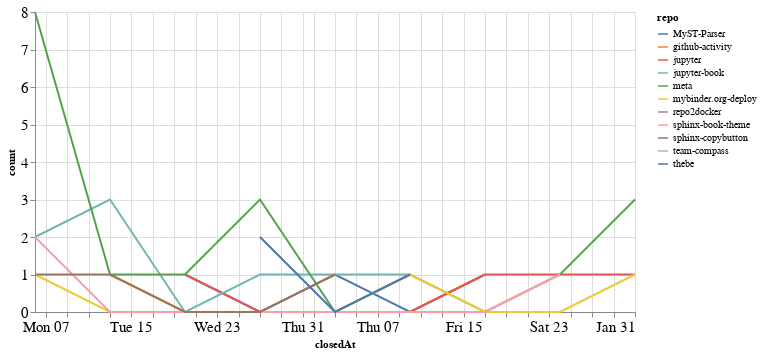

Source (notebook cell):
### Code cell
closed_by_time = closed_by.groupby('repo').resample('W', on='closedAt').count()['author'].reset_index()
closed_by_time = closed_by_time.rename(columns={'author': 'count'})

alt.Chart(closed_by_time, width=600).mark_line().encode(
    x='closedAt',
    y='count',
    color='repo',
    tooltip="repo"
)

### Figure 1 — Vega-Lite specification as saved in the notebook (floating-point values rounded to 4 significant figures)
{"config": {"axisLeft": {"labelFontSize": 15}, "axisBottom": {"labelFontSize": 15}}, "data": {"name": "data-0d72a10487166d6ecb62689320040f23"}, "mark": "line", "encoding": {"color": {"type": "nominal", "field": "repo"}, "tooltip": {"type": "nominal", "field": "repo"}, "x": {"type": "temporal", "field": "closedAt"}, "y": {"type": "quantitative", "field": "count"}}, "width": 600, "$schema": "https://vega.github.io/schema/vega-lite/v4.8.1.json", "datasets": {"data-0d72a10487166d6ecb62689320040f23": [{"repo": "MyST-Parser", "closedAt": "2020-12-20T00:00:00", "count": 1}, {"repo": "MyST-Parser", "closedAt": "2020-12-27T00:00:00", "count": 0}, {"repo": "MyST-Parser", "closedAt": "2021-01-03T00:00:00", "count": 1}, {"repo": "MyST-Parser", "closedAt": "2021-01-10T00:00:00", "count": 0}, {"repo": "MyST-Parser", "closedAt": "2021-01-17T00:00:00", "count": 1}, {"repo": "github-activity", "closedAt": "2020-12-13T00:00:00", "count": 1}, {"repo": "github-activity", "closedAt": "2020-12-20T00:00:00", "count": 0}, {"repo": "github-activity", "closedAt": "2020-12-27T00:00:00", "count": 0}, {"repo": "github-activity", "closedAt": "2021-01-03T00:00:00", "count": 0}, {"repo": "github-activity", "closedAt": "2021-01-10T00:00:00", "count": 0}, {"repo": "github-activity", "closedAt": "2021-01-17T00:00:00", "count": 1}, {"repo": "jupyter", "closedAt": "2020-12-20T00:00:00", "count": 1}, {"repo": "jupyter", "closedAt": "2020-12-27T00:00:00", "count": 0}, {"repo": "jupyter", "closedAt": "2021-01-03T00:00:00", "count": 0}, {"repo": "jupyter", "closedAt": "2021-01-10T00:00:00", "count": 0}, {"repo": "jupyter", "closedAt": "2021-01-17T00:00:00", "count": 1}, {"repo": "jupyter", "closedAt": "2021-01-24T00:00:00", "count": 1}, {"repo": "jupyter", "closedAt": "2021-01-31T00:00:00", "count": 1}, {"repo": "jupyter-book", "closedAt": "2020-12-06T00:00:00", "count": 2}, {"repo": "jupyter-book", "closedAt": "2020-12-13T00:00:00", "count": 3}, {"repo": "jupyter-book", "closedAt": "2020-12-20T00:00:00", "count": 0}, {"repo": "jupyter-book", "closedAt": "2020-12-27T00:00:00", "count": 1}, {"repo": "jupyter-book", "closedAt": "2021-01-03T00:00:00", "count": 1}, {"repo": "jupyter-book", "closedAt": "2021-01-10T00:00:00", "count": 1}, {"repo": "meta", "closedAt": "2020-12-06T00:00:00", "count": 8}, {"repo": "meta", "closedAt": "2020-12-13T00:00:00", "count": 1}, {"repo": "meta", "closedAt": "2020-12-20T00:00:00", "count": 1}, {"repo": "meta", "closedAt": "2020-12-27T00:00:00", "count": 3}, {"repo": "meta", "closedAt": "2021-01-03T00:00:00", "count": 0}, {"repo": "meta", "closedAt": "2021-01-10T00:00:00", "count": 1}, {"repo": "meta", "closedAt": "2021-01-17T00:00:00", "count": 0}, {"repo": "meta", "closedAt": "2021-01-24T00:00:00", "count": 1}, {"repo": "meta", "closedAt": "2021-01-31T00:00:00", "count": 3}, {"repo": "mybinder.org-deploy", "closedAt": "2020-12-06T00:00:00", "count": 1}, {"repo": "mybinder.org-deploy", "closedAt": "2020-12-13T00:00:00", "count": 0}, {"repo": "mybinder.org-deploy", "closedAt": "2020-12-20T00:00:00", "count": 0}, {"repo": "mybinder.org-deploy", "closedAt": "2020-12-27T00:00:00", "count": 0}, {"repo": "mybinder.org-deploy", "closedAt": "2021-01-03T00:00:00", "count": 0}, {"repo": "mybinder.org-deploy", "closedAt": "2021-01-10T00:00:00", "count": 1}, {"repo": "mybinder.org-deploy", "closedAt": "2021-01-17T00:00:00", "count": 0}, {"repo": "mybinder.org-deploy", "closedAt": "2021-01-24T00:00:00", "count": 0}, {"repo": "mybinder.org-deploy", "closedAt": "2021-01-31T00:00:00", "count": 1}, {"repo": "repo2docker", "closedAt": "2021-01-24T00:00:00", "count": 1}, {"repo": "sphinx-book-theme", "closedAt": "2020-12-06T00:00:00", "count": 2}, {"repo": "sphinx-book-theme", "closedAt": "2020-12-13T00:00:00", "count": 0}, {"repo": "sphinx-book-theme", "closedAt": "2020-12-20T00:00:00", "count": 0}, {"repo": "sphinx-book-theme", "closedAt": "2020-12-27T00:00:00", "count": 0}, {"repo": "sphinx-book-theme", "closedAt": "2021-01-03T00:00:00", "count": 0}, {"repo": "sphinx-book-theme", "closedAt": "2021-01-10T00:00:00", "count": 0}, {"repo": "sphinx-book-theme", "closedAt": "2021-01-17T00:00:00", "count": 0}, {"repo": "sphinx-book-theme", "closedAt": "2021-01-24T00:00:00", "count": 1}, {"repo": "sphinx-copybutton", "closedAt": "2020-12-06T00:00:00", "count": 1}, {"repo": "sphinx-copybutton", "closedAt": "2020-12-13T00:00:00", "count": 1}, {"repo": "sphinx-copybutton", "closedAt": "2020-12-20T00:00:00", "count": 0}, {"repo": "sphinx-copybutton", "closedAt": "2020-12-27T00:00:00", "count": 0}, {"repo": "sphinx-copybutton", "closedAt": "2021-01-03T00:00:00", "count": 1}, {"repo": "team-compass", "closedAt": "2020-12-20T00:00:00", "count": 1}, {"repo": "thebe", "closedAt": "2020-12-27T00:00:00", "count": 2}, {"repo": "thebe", "closedAt": "2021-01-03T00:00:00", "count": 0}, {"repo": "thebe", "closedAt": "2021-01-10T00:00:00", "count": 1}]}}
